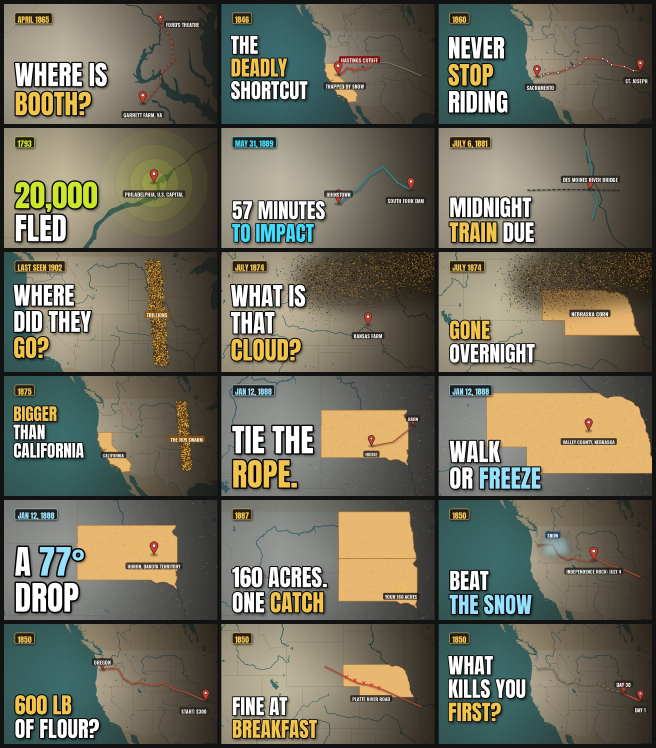
#> input picture social/thumbnails/contact-sheet.jpg, 1968 x 2244 px (shown at 1/3 size)
$ python -i make_thumbnails.py   (imports and definitions only)
#> lines starting #> are read from the running program, lines starting #| are printed output that depends on the picture
#!/usr/bin/env python3
"""Render map-view YouTube thumbnails (1280x720) for the Which Life Next channel.

Each thumbnail = satellite map (Esri World Imagery) of where the story happened,
graded and darkened, with US state lines, the route / place pins, and a short
custom hook heading (0-4 words, never a copy of the video title).

Usage:  python3 social/thumbnails/make_thumbnails.py [--vertical] [VIDEO_ID ...]
Output: social/thumbnails/<VIDEO_ID>.jpg  (+ contact-sheet.jpg)
        --vertical: 1080x1920 Shorts versions <VIDEO_ID>_9x16.jpg (+ contact-sheet-9x16.jpg)
Fonts, tiles and state borders are downloaded once to ~/.cache/wln-thumbs.
"""
import io, json, math, os, sys, urllib.request
from PIL import Image, ImageDraw, ImageFilter, ImageFont, ImageEnhance, ImageOps

HERE = os.path.dirname(os.path.abspath(__file__))
CACHE = os.path.expanduser("~/.cache/wln-thumbs")
W, H = 1280, 720
TILE = 256
YELLOW = (242, 196, 72)
WHITE = (255, 255, 255)

FONTS = {
    "anton": "https://raw.githubusercontent.com/google/fonts/main/ofl/anton/Anton-Regular.ttf",
    "oswald": "https://raw.githubusercontent.com/google/fonts/main/ofl/oswald/Oswald%5Bwght%5D.ttf",
}
STATES_URL = "https://raw.githubusercontent.com/PublicaMundi/MappingAPI/master/data/geojson/us-states.json"
NE = "https://raw.githubusercontent.com/nvkelso/natural-earth-vector/master/geojson/{}.geojson"

# Map palette matched to the illustrated maps in the channel's Shorts
OCEAN = (62, 128, 130)
RIVER = (58, 122, 126)
LAND = (236, 224, 194)
LAND_OTHER = (222, 205, 168)
BORDER = (186, 166, 128)
HILITE = (233, 184, 112)
HILITE_EDGE = (176, 118, 58)
INK = (36, 30, 26)          # dark tag / outline colour
ROUTE = (178, 72, 52)       # rust-red route
PIN = (196, 58, 46)
SS = 2                      # supersampling for the vector map

_GEO = {}


# [70 lines left out: functions geo, polygons, lines, fetch, font, world_px, not called in this run]


class MapView:
    # [21 lines left out: functions __init__, fit, not called in this run]

    def to_img(self, lat, lon):
        x, y = world_px(lat, lon, self.z)
        return ((x - self.x0) * self.scale, (y - self.y0) * self.scale)

    # [86 lines left out: functions lonlat_bounds, render, render_tiles, grade, not called in this run]


def vignette(img, left_dark=True, top_dark=False):
    radial = Image.radial_gradient("L").resize((W, H))  # 0 center -> 255 edge
    radial = radial.point(lambda v: int(min(255, v * 0.9)))
    black = Image.new("RGB", (W, H), (24, 19, 14))  # warm dark brown, like the Shorts' frame
    img = Image.composite(black, img, radial.point(lambda v: int(v * 0.4)))
    if left_dark:
        grad = Image.linear_gradient("L").rotate(90, expand=True).resize((W, H))  # 255 left -> 0 right
        grad = grad.point(lambda v: int(max(0, (v - 70)) * 1.15))
        img = Image.composite(black, img, grad.point(lambda v: min(225, v)))
    if top_dark:  # vertical: dark band behind the heading at the top
        grad = Image.linear_gradient("L").rotate(180).resize((W, H))  # 255 top -> 0 bottom
        grad = grad.point(lambda v: int(max(0, (v - 95)) * 1.4))
        img = Image.composite(black, img, grad.point(lambda v: min(215, v)))
    return img


# [153 lines left out: functions draw_states, state_outline, dashed, glow_line, waypoints, blob and 4 more, not called in this run]


def credit(img):
    pass  # Natural Earth vector data is public domain; no credit needed on the image


# ---------- geography ----------
OREGON_TRAIL = [(39.09, -94.42), (39.84, -96.65), (40.64, -99.0), (41.13, -100.77), (41.29, -102.12),
                (41.70, -103.35), (42.20, -104.56), (42.85, -106.32), (42.494, -107.131), (42.36, -108.90),
                (42.65, -111.60), (43.03, -112.43), (42.6, -114.5), (43.8, -117.0), (45.6, -118.3),
                (45.6, -121.18), (45.36, -122.60)]
PONY = [(39.77, -94.85), (39.84, -96.65), (40.64, -99.0), (40.99, -102.26), (41.70, -103.35),
        (42.20, -104.56), (42.36, -108.90), (41.32, -110.39), (40.76, -111.89), (40.2, -113.8),
        (39.5, -116.0), (39.30, -118.6), (39.16, -119.77), (38.80, -120.4), (38.58, -121.49)]
DONNER_MAIN = [(39.09, -94.42), (40.64, -99.0), (42.20, -104.56), (42.36, -108.90), (41.32, -110.39)]
DONNER_CUTOFF = [(41.32, -110.39), (40.95, -111.4), (40.76, -111.89), (40.75, -112.6), (40.72, -113.9),
                 (40.75, -114.2), (40.25, -115.5), (40.83, -115.76), (40.97, -117.7), (40.0, -118.6),
                 (39.53, -119.81), (39.32, -120.24)]
BOOTH = [(38.8967, -77.0258), (38.765, -76.898), (38.553, -76.866), (38.43, -77.02), (38.33, -77.03),
         (38.17, -77.19), (38.137, -77.24)]


def P(view, pts):
    return [view.to_img(a, b) for a, b in pts]


# [9 lines left out: function base, not called in this run]


ORANGE = (255, 122, 26)
CYAN = (60, 220, 255)
ICE = (150, 225, 255)
AMBER = (255, 170, 30)
TOXIC = (205, 230, 40)
BLOOD = (235, 40, 40)


# ---------- one function per video ----------
# [85 lines left out: functions t_booth, t_donner, t_pony, t_fever, t_johnstown, t_shelley, not called in this run]


SWARM_L = [(48.5, -100.4), (45.5, -99.9), (42.5, -99.7), (39.5, -99.3), (36.5, -98.9), (33.0, -98.6)]
SWARM_R = [(33.0, -96.4), (36.5, -96.7), (39.5, -97.0), (42.5, -97.3), (45.5, -97.5), (48.5, -98.1)]


# [64 lines left out: functions swarm_band, t_vanished, locust_cloud, t_skydark, not called in this run]


NEBRASKA = [(43.0, -104.05), (40.0, -95.3)]


# [157 lines left out: functions t_corn, t_bigswarm, snow, blizzard_base, t_rope, t_minnie and 7 more, not called in this run]


VIDEOS = {
    "A7IMwfCRwjg": t_booth, "bwhHw3tLIDQ": t_donner, "ctoVTthJ_2w": t_pony, "dDlQidQ1y00": t_fever,
    "Fh02fn61e-w": t_johnstown, "qL-ohGQCXDA": t_shelley, "pXOy92KjJt4": t_vanished,
    "LhQtj0tc_q8": t_skydark, "Bxq73rQ54xk": t_corn, "NtC-QGdCfG0": t_bigswarm, "qbtwhG8IDL8": t_rope,
    "J5rJThy08hk": t_minnie, "HyqmpcvzHKI": t_drop, "kQzq9g26F6Q": t_homestead, "pGNi9O6MFIA": t_july4,
    "XiUBmGYlWOE": t_300, "7kxCubu2UdI": t_cholera, "Dd6icXr-dW0": t_30days,
}


# ---------- vertical 9:16 (1080x1920) versions for Shorts ----------
VB = (110, 1060, 970, 1500)   # map focus box: below the heading, above the bottom title overlay
LS = 40                      # label size


# [4 lines left out: function vbase, not called in this run]


def vhook(img, lines, size=240):
    hook(img, lines, x=70, y_top=270, max_w=940, size=size)


def vbadge(img, text, color):
    badge(img, text, color, xy=(70, 120), size=60)


# [110 lines left out: functions v_booth, v_donner, v_pony, v_vanished, vsnow_base, v_rope and 3 more, not called in this run]


GHOST_ROUTE = [(49.35, -1.0), (49.0, 2.3), (50.0, 4.4), (50.9, 5.9), (51.26, 6.39)]
GHOST_REAL = [(51.7, 6.3), (51.66, 7.0)]


# [13 lines left out: function v_ghost, not called in this run]


MIKE_ROUTE = [(39.16, -108.73), (40.76, -111.89), (34.05, -118.24), (33.45, -112.07)]


# [13 lines left out: function v_mike, not called in this run]


VERTICAL = {
    "MIKECHICKEN": v_mike,
    "vy-qRhRjnN0": v_ghost,
    "A7IMwfCRwjg": v_booth, "bwhHw3tLIDQ": v_donner, "ctoVTthJ_2w": v_pony, "pXOy92KjJt4": v_vanished,
    "qbtwhG8IDL8": v_rope, "J5rJThy08hk": v_minnie, "HyqmpcvzHKI": v_drop, "7kxCubu2UdI": v_cholera,
}


# [24 lines left out: function main, not called in this run]


# [2 lines not run here, left out]

>>> import cv2
>>> picture = cv2.imread('contact-sheet.jpg', cv2.IMREAD_GRAYSCALE)
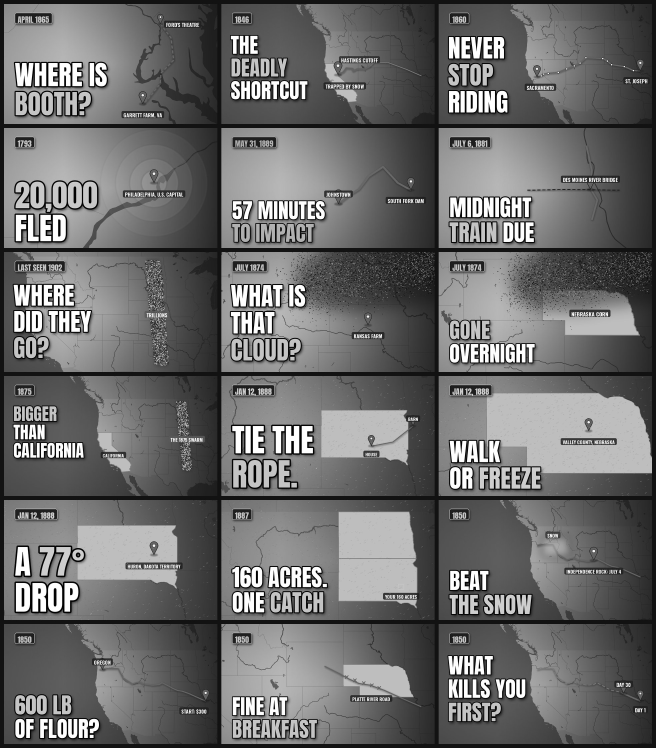
#> picture: shape (2244, 1968) (shown at 1/3 size); min 0, max 255, mean 107.5
>>> result = vignette(picture)
#> in vignette, `radial = Image.radial_gradient("L").resize((W, H))`:
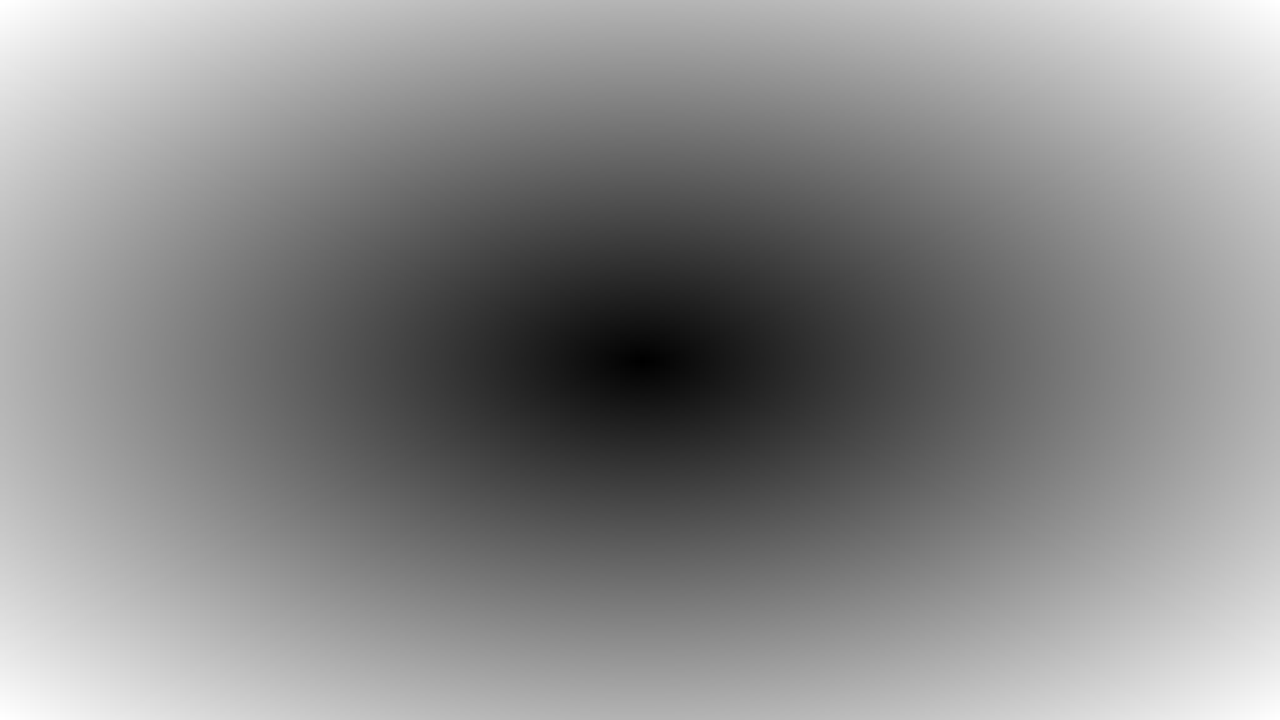
#> radial: PIL image 1280x720 L; min 0, max 255, mean 138.1
#> in vignette, `radial = radial.point(lambda v: int(min(255, v * 0.9)))`:
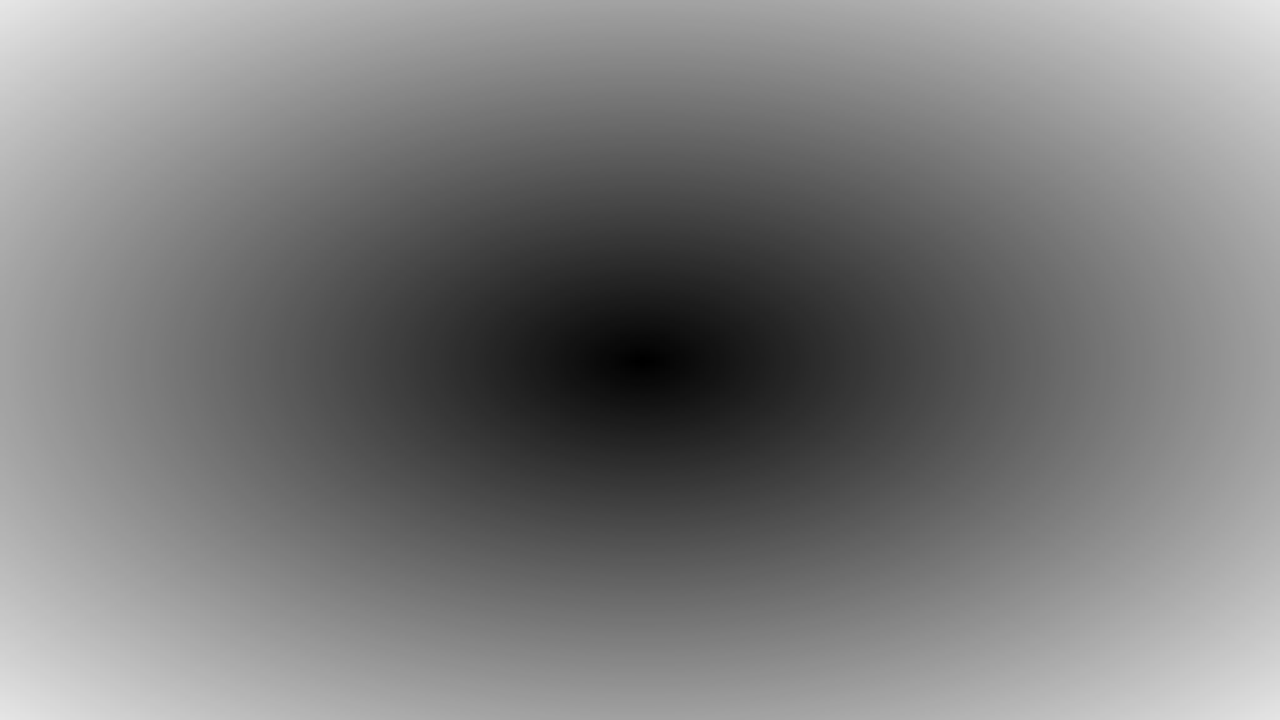
#> radial: PIL image 1280x720 L; min 0, max 229, mean 123.8
#> in vignette, `black = Image.new("RGB", (W, H), (24, 19, 14))  # warm dark brown, lik..`:
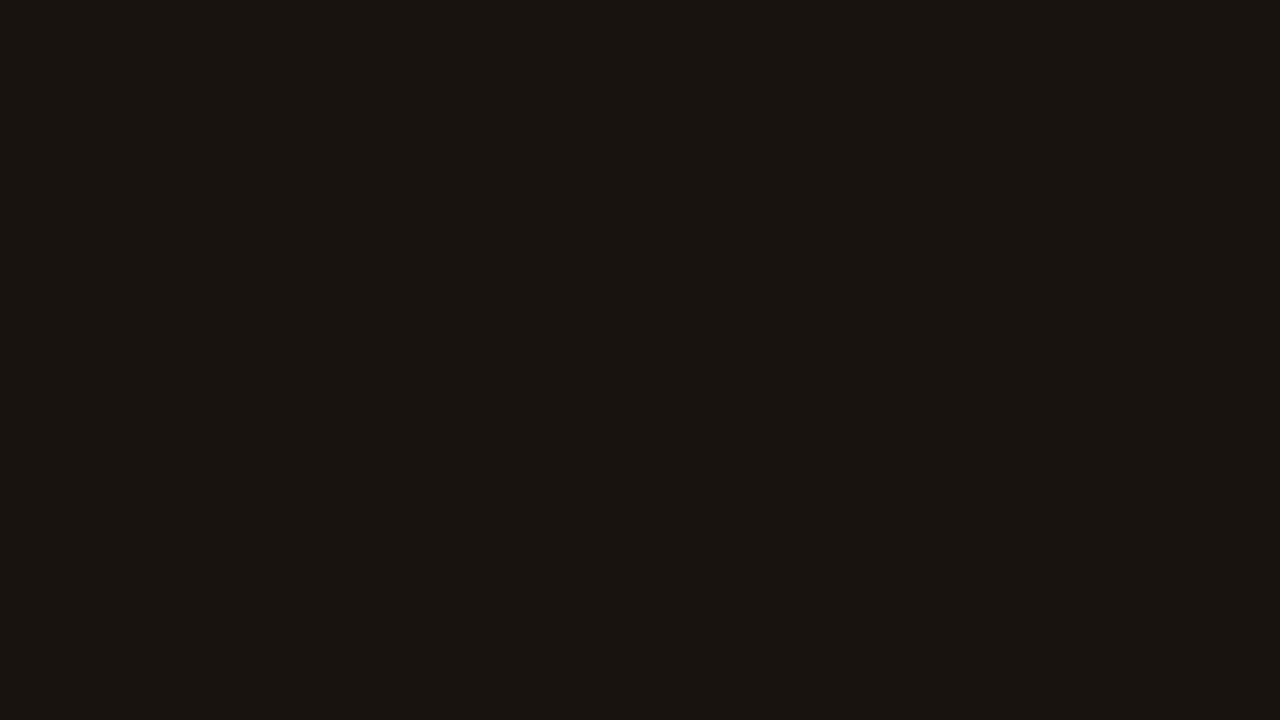
#> black: PIL image 1280x720 RGB; mean R, G, B 24, 19, 14
#> (the run stopped early here; a loop or call above may not have finished)

$ run again, on social/thumbnails/7kxCubu2UdI_9x16.jpg
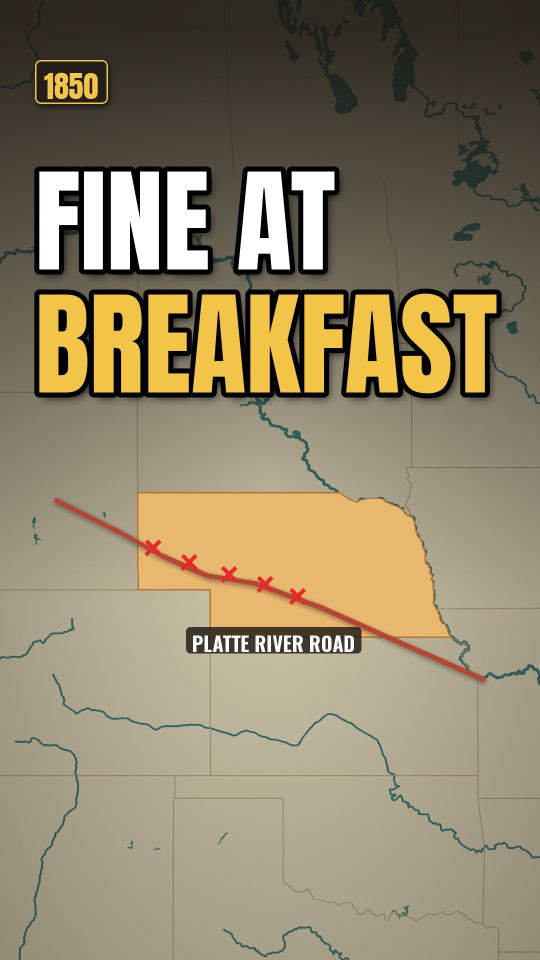
#> input picture social/thumbnails/7kxCubu2UdI_9x16.jpg, 1080 x 1920 px (shown at 1/2 size)
#> `picture = cv2.imread('contact-sheet.jpg', cv2.IMREAD_GRAYSCALE)`:
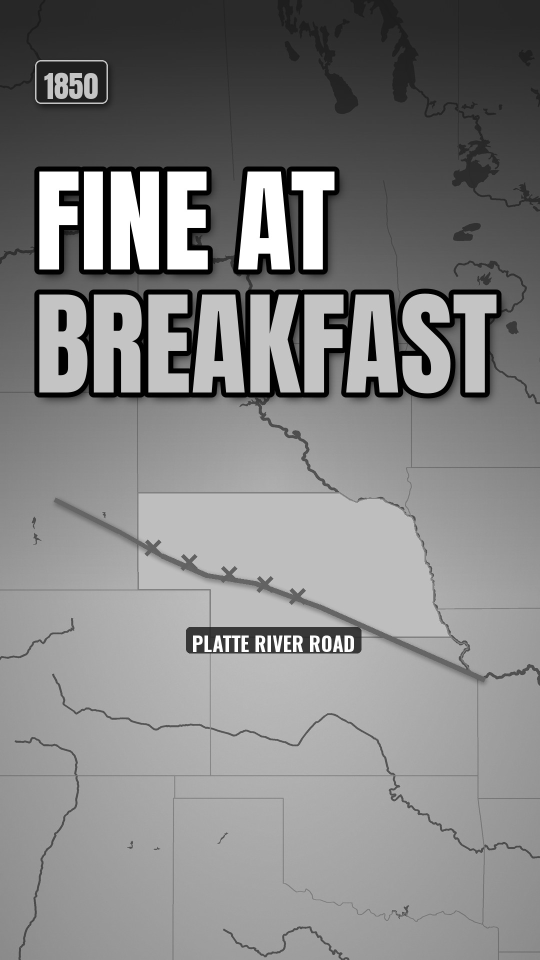
#> picture: shape (1920, 1080) (shown at 1/2 size); min 0, max 255, mean 132

$ run again, on social/thumbnails/A7IMwfCRwjg.jpg
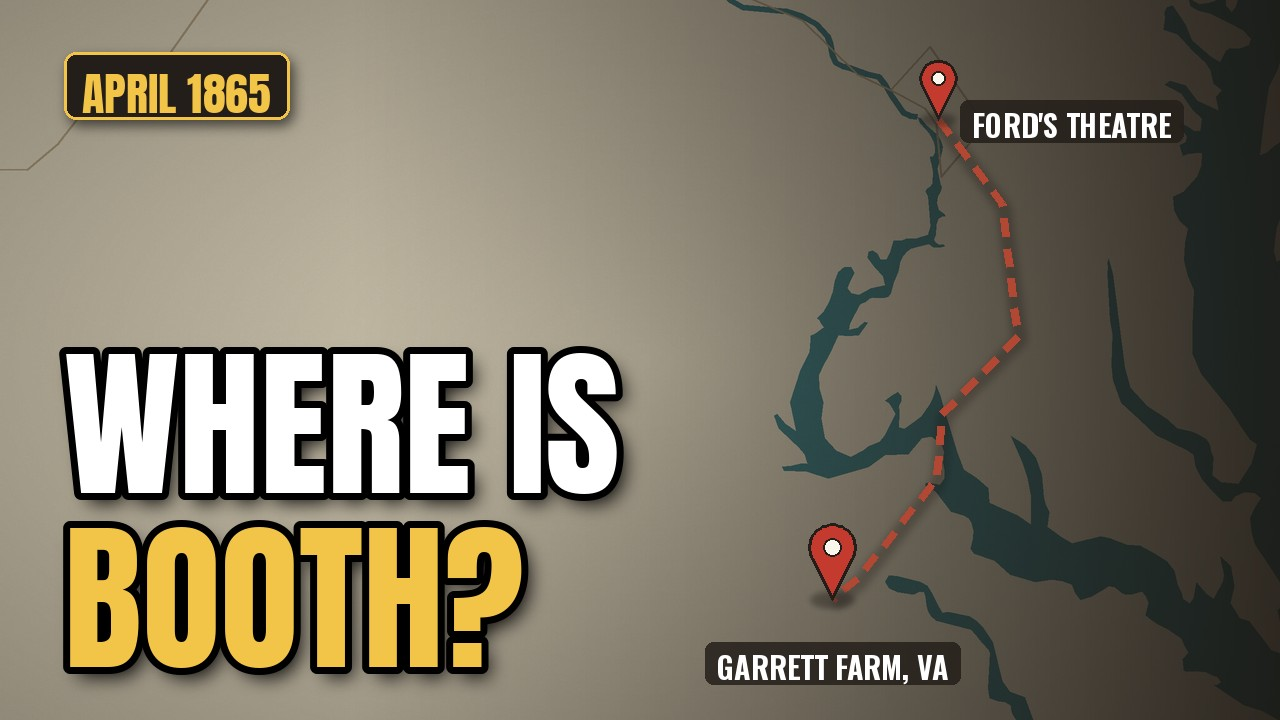
#> input picture social/thumbnails/A7IMwfCRwjg.jpg, 1280 x 720 px
#> `picture = cv2.imread('contact-sheet.jpg', cv2.IMREAD_GRAYSCALE)`:
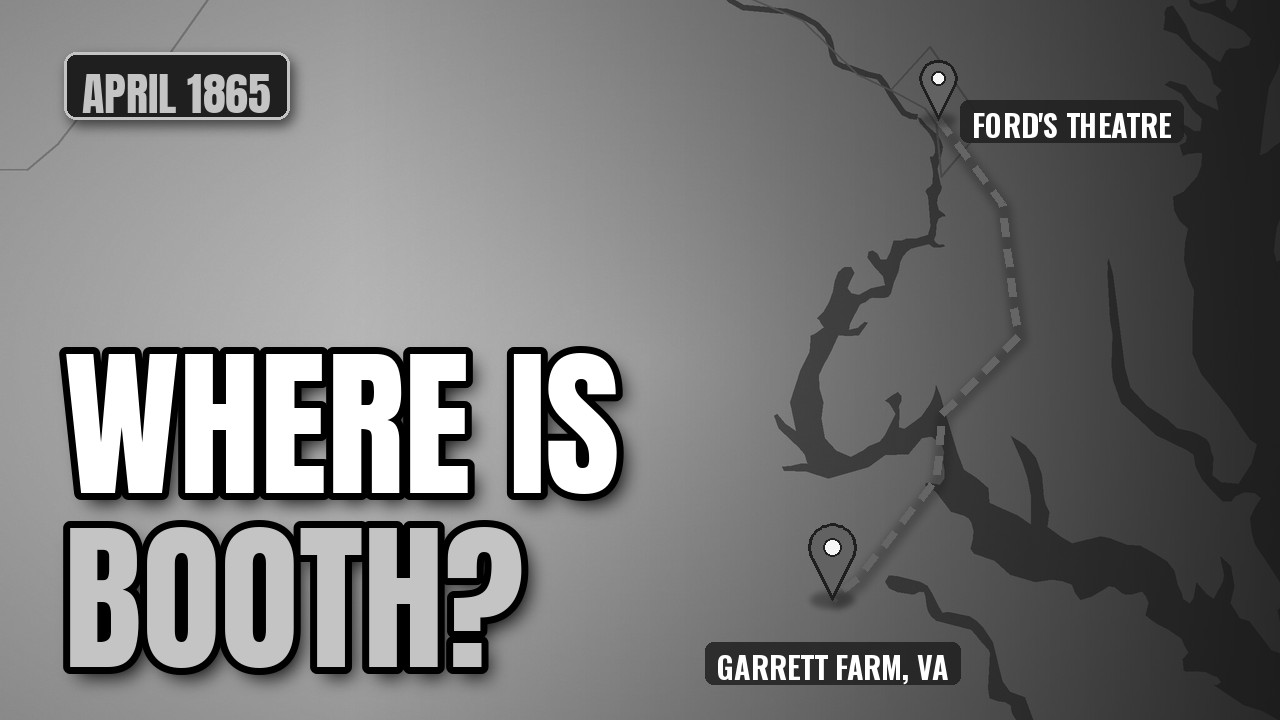
#> picture: shape (720, 1280); min 0, max 255, mean 116.9
